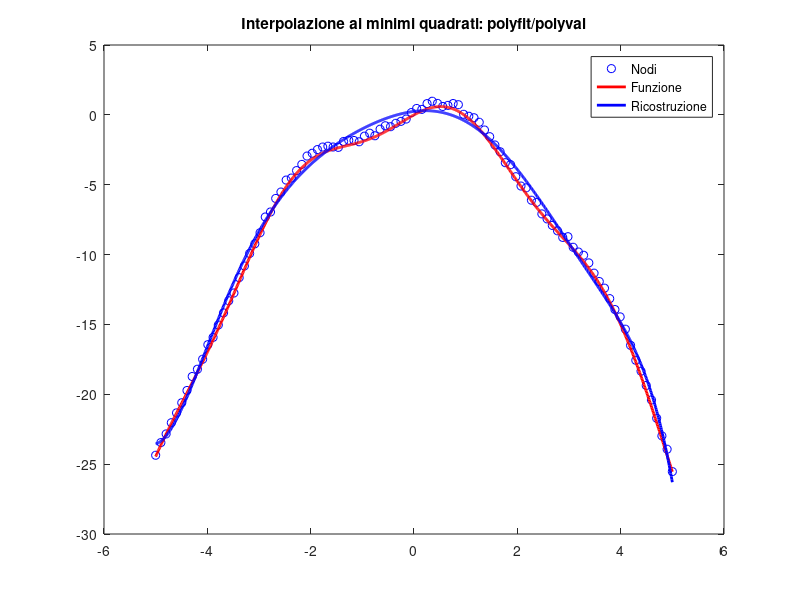
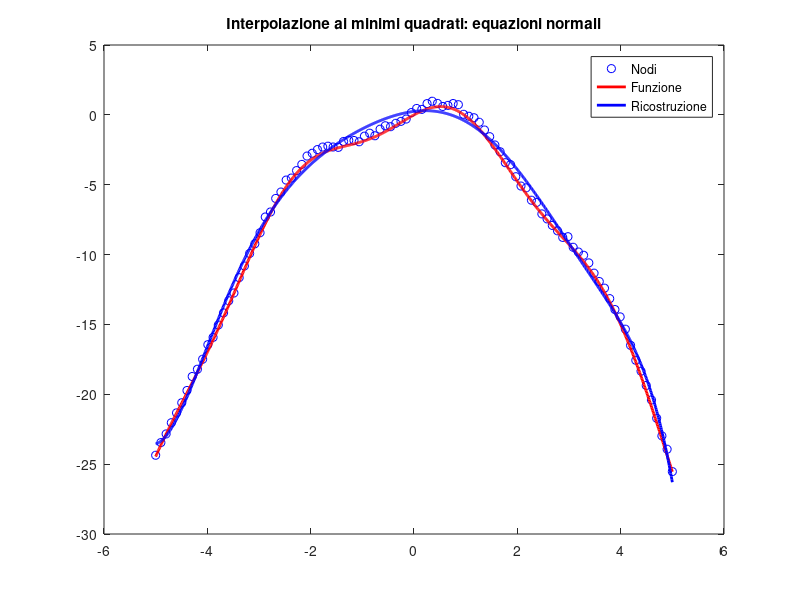
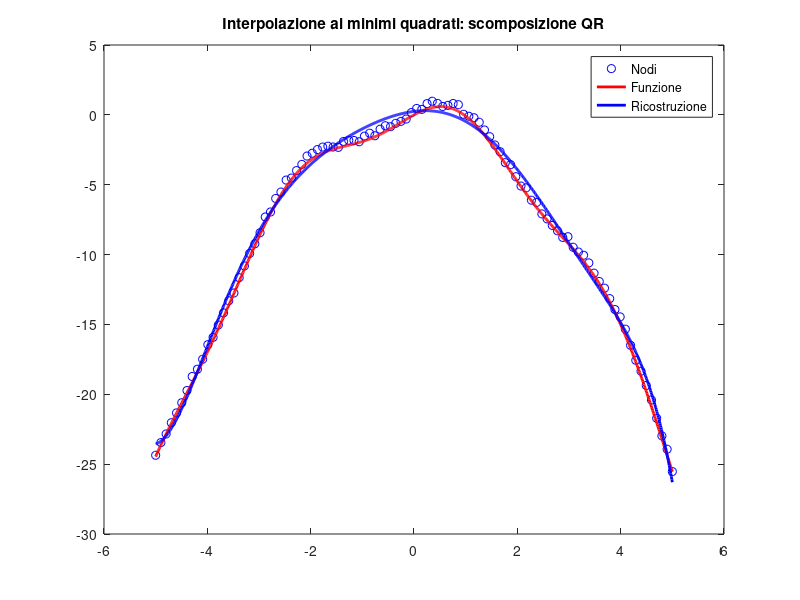
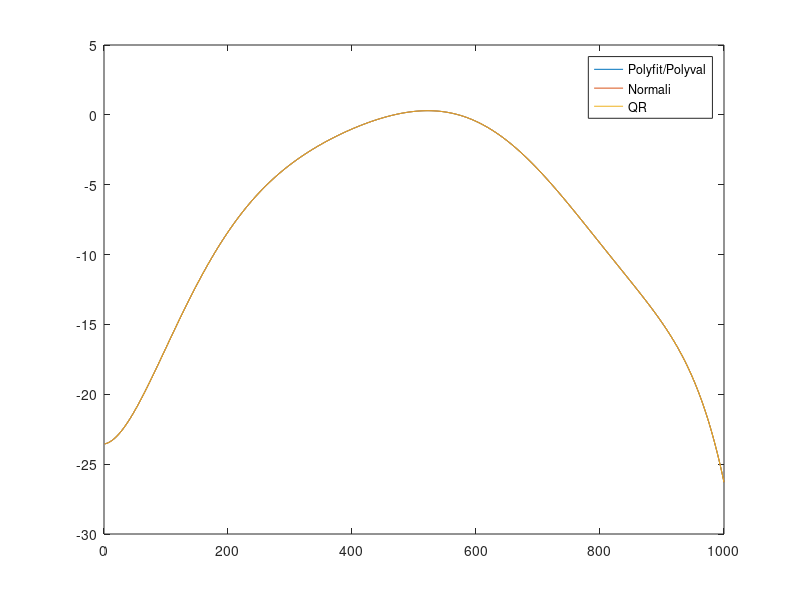

MATLAB code for these plots, in order:
clear all;
clc;

f = @(x) sin(2*x)-x.^2;
n = 100;
x = linspace(-5,5,n);
d = 8;

t = linspace(-5,5,1000);
y = f(x); 
y = y + 0.5*rand(size(y)); % aggiunta di rumore

true_fun = f(t);

%% Soluzione Polyfit/Polyval
coeff = polyfit(x, y, d);
rec = polyval(coeff, t);

figure(1)
plot(x,y,'ob')
hold on
plot(t,true_fun,'-r','LineWidth',2)
plot(t,rec,'-b','LineWidth',2)
legend('Nodi','Funzione','Ricostruzione')
title('Interpolazione ai minimi quadrati: polyfit/polyval')

%% Soluzione Equazioni Normali
V = fliplr(vander(x));
A = V(:,1:d+1);
coeffs_normal = (A'*A)\(A'*y'); % Calcolo i coeff con le eq normali
rec_normal = polyval(coeffs_normal(end:-1:1),t);

fprintf('\n \t Condizionamento della matrice A^t A: %1.2e \n', cond(A'*A))

figure(2)
plot(x,y,'ob')
hold on
plot(t,true_fun,'-r','LineWidth',2)
plot(t,rec_normal,'-b','LineWidth',2)
legend('Nodi','Funzione','Ricostruzione')
title('Interpolazione ai minimi quadrati: equazioni normali')

%% Soluzione QR
V = fliplr(vander(x));
A = V(:,1:d+1);
% Decomposizione QR
[Q,R] = qr(A);

% Restringo le matrici
Q1 = Q(:,1:d+1);
R1 = R(1:d+1,1:d+1);

b = Q1'*y';
coeffs_qr = R1\b; % Calcolo i coefficienti con QR

rec_qr = polyval(coeffs_qr(end:-1:1),t); % Si veda sopra

fprintf('\n \t Condizionamento della matrice R: %1.2e \n', cond(R1))

figure(3)
plot(x,y,'ob')
hold on
plot(t,true_fun,'-r','LineWidth',2)
plot(t,rec_qr,'-b','LineWidth',2)
legend('Nodi','Funzione','Ricostruzione')
title('Interpolazione ai minimi quadrati: scomposizione QR')

figure(4)
title("Ricostruzioni a Confronto")
plot(rec);
hold on;
plot(rec_qr);
plot(rec_qr);
legend("Polyfit/Polyval", "Normali", "QR");